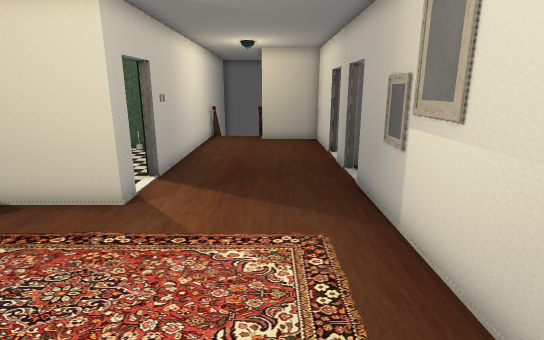
[1] (above)

17 first-person views from a walk through a 3-D level made in the Unity game engine. The camera is 1.5 m above the floor, tilts 14° down and sees 80° across. The floor is counted in squares, 0.5 m on a side. Each view is taken from the middle of a square. On the plan, view 1 faces up. The plan holds only what a view shows up to about 20 squares ahead; the rest is blank. The place goes on beyond the plan. The player character is not drawn. Door leaves are left out, so doorways stand open. Some surface patterns are stand-ins.

[2]
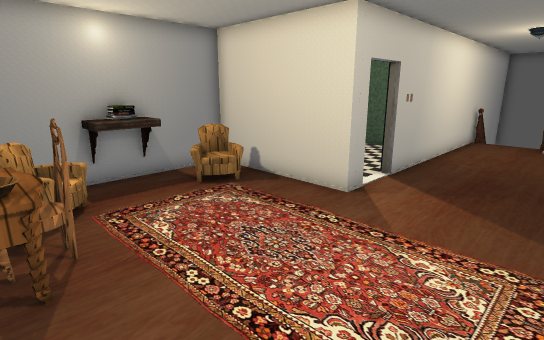

[3]
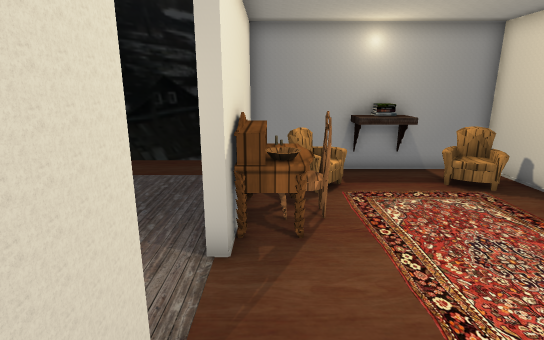

[4]
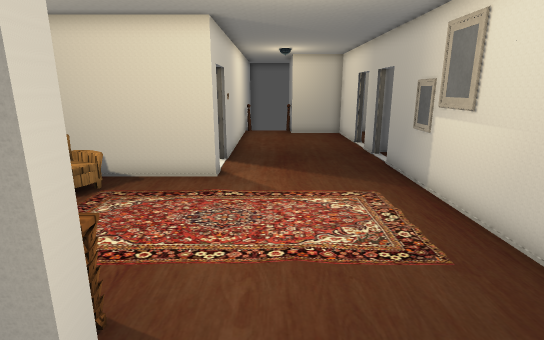

[5]
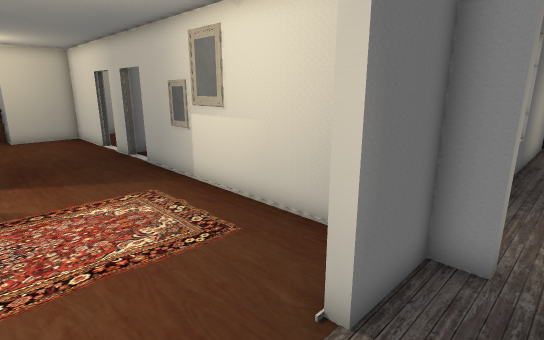

[6]
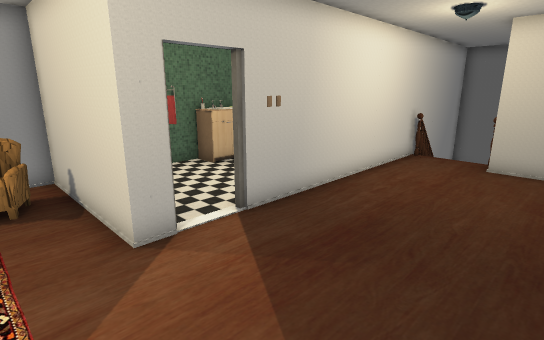

[7]
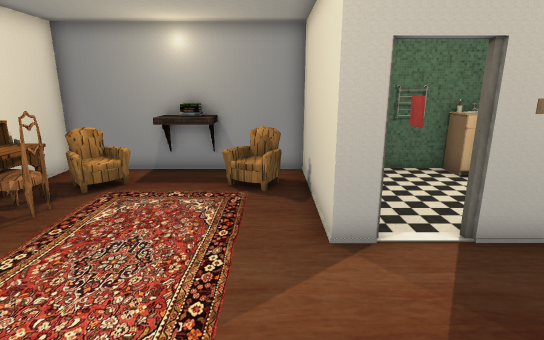

[8]
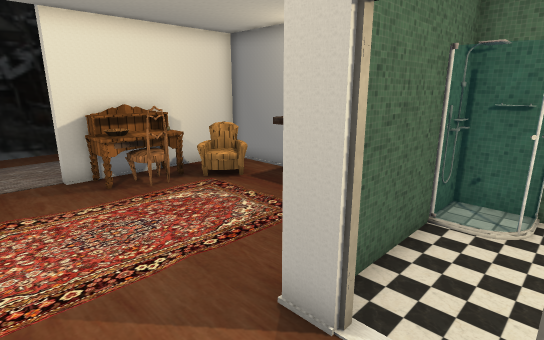

[9]
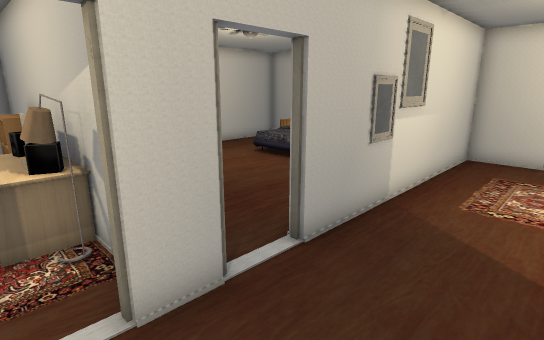

[10]
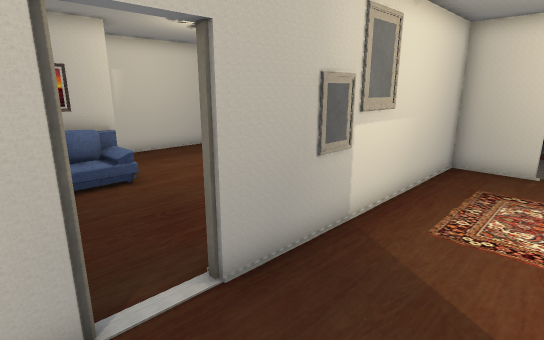

[11]
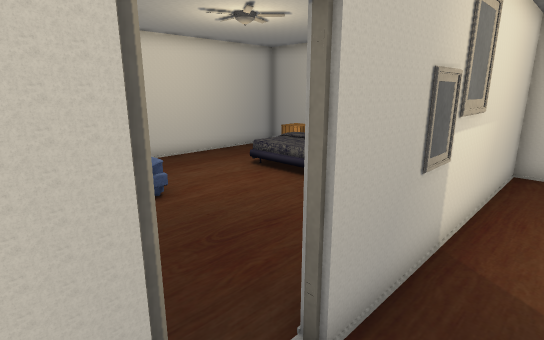

[12]
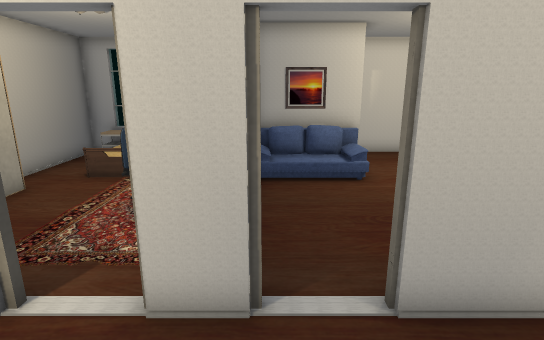

[13]
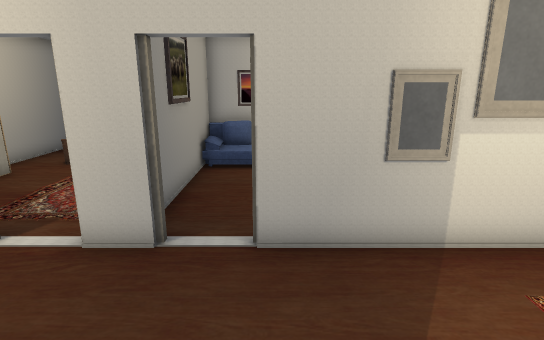

[14]
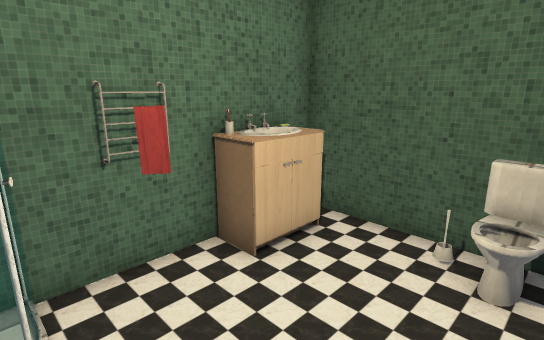

[15]
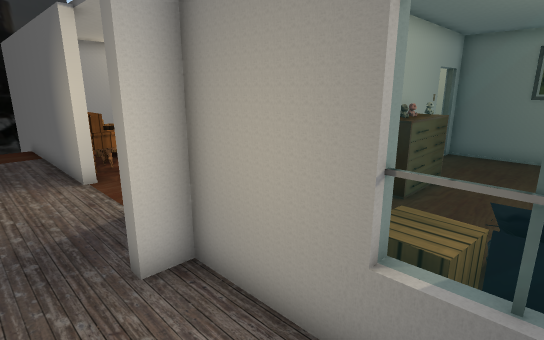

[16]
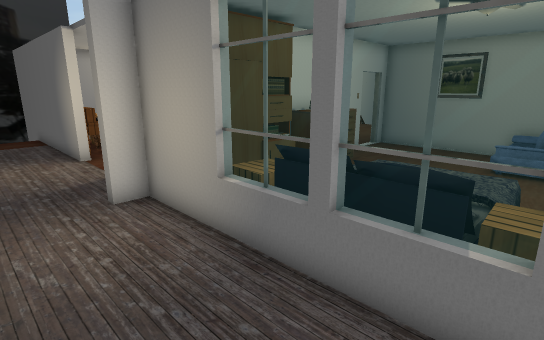

[17]
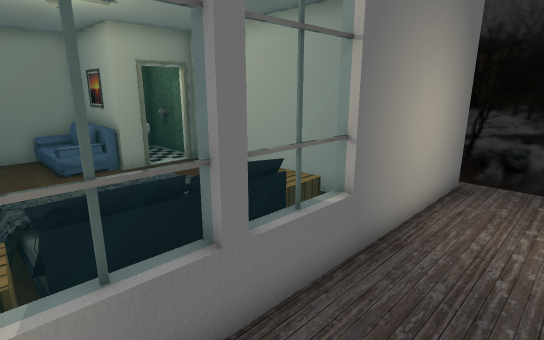

### Floor plan
Key: @ floor where view 1 was taken; # wall or solid block; x gap in a wall; . main floor; - floor 3.25 m lower than the main floor; / step, stairs or slope; D open door; = window, fence, low wall or low ledge; v drop or lower ground; P painting; C chair; S shelf; E desk; H shower; R rug; T table; A speaker; B bed; L closet; O other object.
Columns run from 14 left of view 1 to 19 right of it. Each row starts with its distance up from view 1.
 28           ###
 27           #
 26           #
 25           #
 24           #
 23           #
 22           #  #
 21           #/.##      L
 20           #..O#--    LLL
 19           #......    ...
 18           #......   ....
 17     #######...... RRRRRR
 16     #O .  #......-RRRRCR
 15     OO..  #......DRRTT T
 14     OO....#......D#RATOOOO
 13     #.....#......O###########
 12     #.... #......D#.      #
 11     #.... D......D .....O #
 10     #H....D......#......O #  #
  9     #######......# .....x## ##
  8       ####O......#O....... ###
  7     #  #.........POO.........#
  6     # C..........POO.........#
  5     #.=..........#OO.........#
  4     S............#O..  OOO...#
  3     #............#O       ...#
  2     #   .........#O      #  .#
  1        ##CE......#O OOB  OO  #
  0        EEEE...@..#O OOBBBOO  #
 -1 ###########DDDD######O=OO=O#####xv
 -2   v..............#...............v
 -3   v..............................v
 -4   v..................... ......
 -5   v...    ...    ......   .
 -6   v.      ...
 -7           vv

Positions as (right, up) in squares from view 1, and headings:
1: (0, 0), facing up
2: (1, 0), facing up-left
3: (2, 0), facing left
4: (-2, -3), facing up
5: (-3, -3), facing up-right
6: (2, 6), facing up-left
7: (2, 7), facing left
8: (-1, 11), facing down-left
9: (-1, 15), facing down-right
10: (-1, 13), facing down-right
11: (1, 13), facing down-right
12: (-1, 12), facing right
13: (-3, 10), facing right
14: (-5, 10), facing up-left
15: (8, -4), facing up-left
16: (12, -5), facing up-left
17: (7, -4), facing up-right
